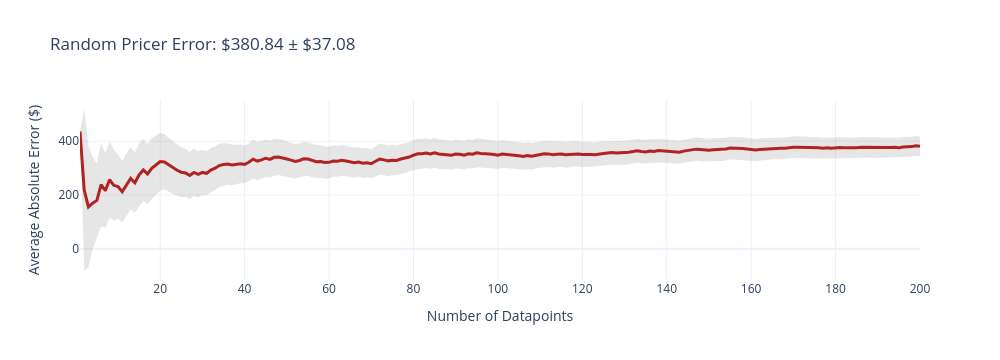
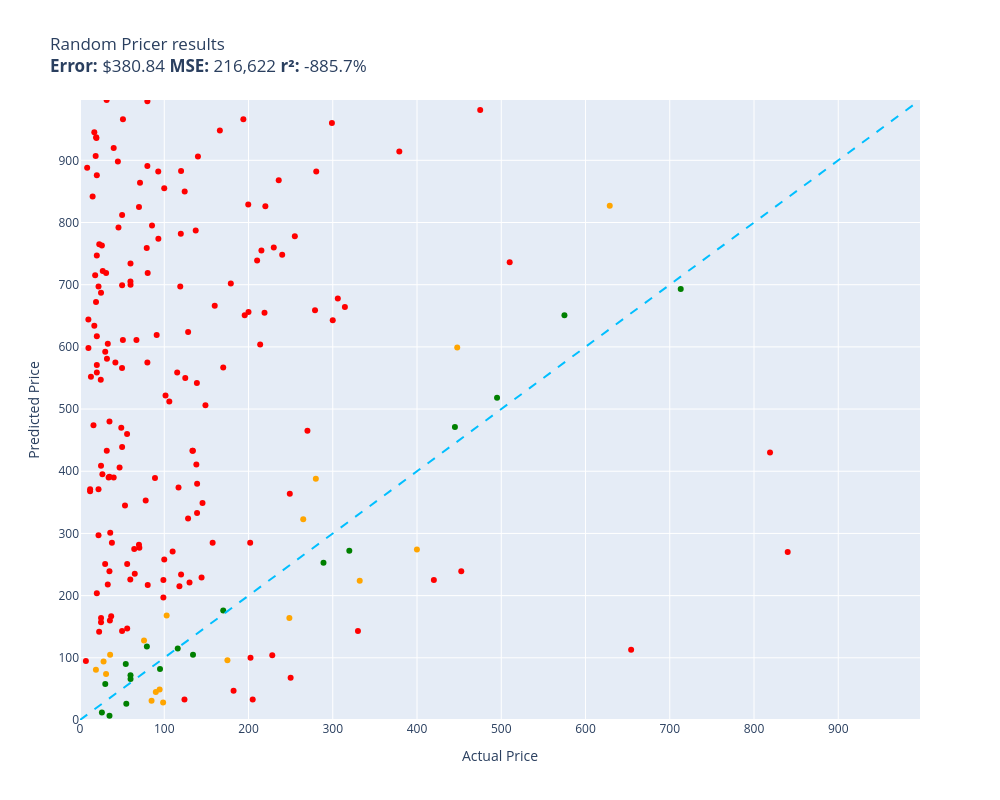

Write notebook code for charts like these, in order.
### Code cell
random.seed(42)
evaluate(random_pricer, test)

### Figure 1 — Plotly figure (JSON) as saved in the notebook; plotly's stock layout.template omitted (floating-point values rounded to 4 significant figures; data arrays with more than 128 entries replaced by an {"elided": "..."} marker saying what was removed)
{"data": [{"fill": "toself", "fillcolor": "rgba(128,128,128,0.2)", "hoverinfo": "skip", "line": {"color": "rgba(255,255,255,0)"}, "name": "95% CI", "showlegend": false, "type": "scatter", "x": {"elided": "400 int values"}, "y": {"elided": "400 float values"}}, {"customdata": {"elided": "200x1 float values"}, "hovertemplate": "n=%{x}<br>Avg Error=$%{y:,.2f}<br>±95% CI=$%{customdata[0]:,.2f}<extra></extra>", "line": {"color": "firebrick", "width": 3}, "mode": "lines", "name": "Cumulative Avg Error", "type": "scatter", "x": {"elided": "200 int values"}, "y": {"elided": "200 float values"}}], "layout": {"height": 360, "showlegend": false, "title": {"text": "Random Pricer Error: $380.84 ± $37.08"}, "width": 1000, "xaxis": {"title": {"text": "Number of Datapoints"}}, "yaxis": {"title": {"text": "Average Absolute Error ($)"}}}}

### Figure 2 — Plotly figure (JSON) as saved in the notebook; plotly's stock layout.template omitted (floating-point values rounded to 4 significant figures; data arrays with more than 128 entries replaced by an {"elided": "..."} marker saying what was removed)
{"data": [{"customdata": {"elided": "164x1 str values"}, "hovertemplate": "%{customdata[0]}<extra></extra>", "legendgroup": "red", "marker": {"color": "red", "size": 6, "symbol": "circle"}, "mode": "markers", "name": "red", "orientation": "v", "showlegend": true, "type": "scatter", "x": {"elided": "164 float values"}, "xaxis": "x", "y": {"elided": "164 int values"}, "yaxis": "y"}, {"customdata": [["telpo Headlight Assembly Fit For 15 Camr...\nGuess=$115.00 Actual=$115.99"], ["NewPower99 Battery Kit for Samsung Galax...\nGuess=$26.00 Actual=$54.95"], ["Bam France 2002XL Contoured Hightech Bla...\nGuess=$693.00 Actual=$713.00"], ["Innovative Percussion CB-6 Chamois Bass ...\nGuess=$90.00 Actual=$54.32"], ["GJY Portable TV,10.6 inch Mini TV for AT...\nGuess=$118.00 Actual=$79.36"], ["Mini PC, Kinupute Desktop Computer E3-12...\nGuess=$518.00 Actual=$495.00"], ["Mylites+ Standard Comic Book Mylar Sleev...\nGuess=$7.00 Actual=$34.99"], ["Diversitech WG840585 Motor, (Ddb) 1/3Hp,...\nGuess=$105.00 Actual=$134.12"], ["Lighted Triangle Mirror Cabinet Bathroom...\nGuess=$471.00 Actual=$445.00"], ["LEGO Marvel Avengers War Machine Buster ...\nGuess=$72.00 Actual=$59.95"], ["Trim Kit for 2-handle Shower & Tub Valve...\nGuess=$82.00 Actual=$94.99"], ["Walker Exhaust Ultra EPA 16478 Direct Fi...\nGuess=$651.00 Actual=$574.99"], ["Ibanez M510OVS Acoustic Mandolin in Vint...\nGuess=$176.00 Actual=$169.99"], ["AZX Stylus Pencil for Apple iPad Pro 202...\nGuess=$58.00 Actual=$29.99"], ["Venom Power Terra Hunter R/T+ R/T All-Te...\nGuess=$272.00 Actual=$319.65"], ["Audio Techinca ATW-T1002 System 10 Handh...\nGuess=$253.00 Actual=$289.00"], ["Fender Hendrix Voodoo Child Coiled Instr...\nGuess=$66.00 Actual=$59.99"], ["NICKSTON Red Sparkling Glitter Slim Band...\nGuess=$12.00 Actual=$25.99"]], "hovertemplate": "%{customdata[0]}<extra></extra>", "legendgroup": "green", "marker": {"color": "green", "size": 6, "symbol": "circle"}, "mode": "markers", "name": "green", "orientation": "v", "showlegend": true, "type": "scatter", "x": [116.0, 54.95, 713.0, 54.32, 79.36, 495.0, 34.99, 134.1, 445.0, 59.95, 94.99, 575.0, 170.0, 29.99, 319.6, 289.0, 59.99, 25.99], "xaxis": "x", "y": [115, 26, 693, 90, 118, 518, 7, 105, 471, 72, 82, 651, 176, 58, 272, 253, 66, 12], "yaxis": "y"}, {"customdata": [["8544771 Dryer Heating Element, 279816 Th...\nGuess=$105.00 Actual=$35.74"], ["HK SYSTEMS 13\" Heavy Duty Black \"Push\" O...\nGuess=$31.00 Actual=$84.95"], ["SKB iSeries 3i-13096-6KP Case for BlackM...\nGuess=$96.00 Actual=$174.99"], ["Bam Trekking 3027SB Single Black Clarine...\nGuess=$224.00 Actual=$332.00"], ["Aolemi Oil Rubbed Bronze Single Function...\nGuess=$28.00 Actual=$98.65"], ["Poison Spyder 10-08-020 Rocker Knocker\nGuess=$827.00 Actual=$628.76"], ["DIMARZIO 204284 DP 163FBK Blues Bucker G...\nGuess=$45.00 Actual=$89.99"], ["BESTILL Wall Mounted Shower Faucet Set, ...\nGuess=$128.00 Actual=$76.00"], ["Trail Gear Twin Stick Kit for Top Shift ...\nGuess=$388.00 Actual=$279.92"], ["Engine Thermostat, Replace 19301-PAA-306...\nGuess=$81.00 Actual=$18.89"], ["Canon Sure Shot 90u 35mm Date Camera\nGuess=$274.00 Actual=$399.89"], ["Wilkinson LOW GAUSS Vintage Tone Strat S...\nGuess=$74.00 Actual=$30.93"], ["GENUINE VOLVO THERMOSTAT (3.0, 3.2) S60 ...\nGuess=$168.00 Actual=$102.85"], ["APS iBoard (304 Stainless Steel Polished...\nGuess=$323.00 Actual=$264.95"], ["Steering Wheel, Carbon Fiber Automotive ...\nGuess=$599.00 Actual=$447.74"], ["Glovion Music Stand Light, Clip On Piano...\nGuess=$94.00 Actual=$27.99"], ["Intex River Run Connect Lounge (Four)\nGuess=$49.00 Actual=$94.49"], ["PowerSport Front Rear Brakes and Rotors ...\nGuess=$164.00 Actual=$248.51"]], "hovertemplate": "%{customdata[0]}<extra></extra>", "legendgroup": "orange", "marker": {"color": "orange", "size": 6, "symbol": "circle"}, "mode": "markers", "name": "orange", "orientation": "v", "showlegend": true, "type": "scatter", "x": [35.74, 84.95, 175.0, 332.0, 98.65, 628.8, 89.99, 76.0, 279.9, 18.89, 399.9, 30.93, 102.8, 264.9, 447.7, 27.99, 94.49, 248.5], "xaxis": "x", "y": [105, 31, 96, 224, 28, 827, 45, 128, 388, 81, 274, 74, 168, 323, 599, 94, 49, 164], "yaxis": "y"}, {"hoverinfo": "skip", "line": {"color": "deepskyblue", "dash": "dash", "width": 2}, "mode": "lines", "name": "y = x", "showlegend": false, "type": "scatter", "x": [0, 997], "y": [0, 997]}], "layout": {"height": 800, "legend": {"title": {"text": "color"}, "tracegroupgap": 0}, "showlegend": false, "title": {"text": "Random Pricer results<br><b>Error:</b> $380.84 <b>MSE:</b> 216,622 <b>r²:</b> -885.7%"}, "width": 1000, "xaxis": {"anchor": "y", "domain": [0, 1], "range": [0, 997], "title": {"text": "Actual Price"}}, "yaxis": {"anchor": "x", "domain": [0, 1], "range": [0, 997], "title": {"text": "Predicted Price"}}}}
